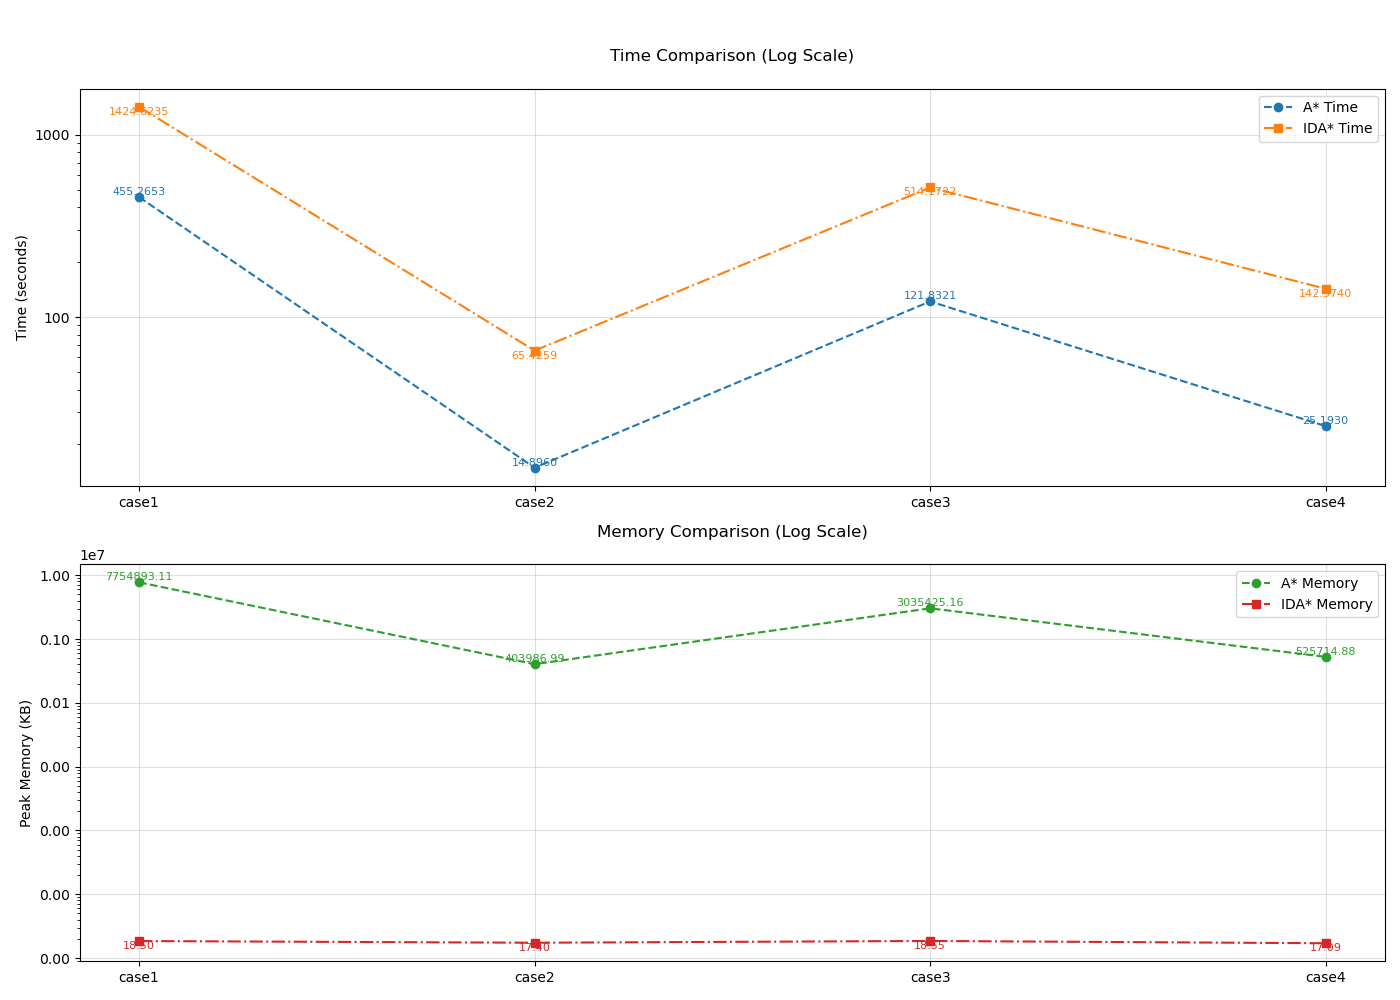

The Python source for this figure:
import matplotlib.pyplot as plt
import numpy as np
from matplotlib.ticker import ScalarFormatter

# 手动定义数据
cases = ['case1', 'case2', 'case3', 'case4']

# A*算法数据
a_star_time = [455.2653, 14.8960, 121.8321, 25.1930]
a_star_mem = [7754893.11, 403986.99, 3035425.16, 525714.88]

# IDA*算法数据
ida_star_time = [1424.6235, 65.4259, 514.1722, 142.9740]
ida_star_mem = [18.50, 17.40, 18.55, 17.09]

# 创建画布和子图
fig, (ax1, ax2) = plt.subplots(2, 1, figsize=(14, 10))

# 绘制时间对比（自动跳过NaN）
ax1.plot(cases, a_star_time, marker='o', linestyle='--', label='A* Time', color='#1f77b4')
ax1.plot(cases[:5], ida_star_time[:5], marker='s', linestyle='-.', label='IDA* Time', color='#ff7f0e')

# 在点上添加数值标签
for i, (case, t) in enumerate(zip(cases, a_star_time)):
    ax1.text(i, t, f'{t:.4f}', ha='center', va='bottom', color='#1f77b4', fontsize=8)
for i, (case, t) in enumerate(zip(cases[:5], ida_star_time[:5])):
    ax1.text(i, t, f'{t:.4f}', ha='center', va='top', color='#ff7f0e', fontsize=8)

# 设置对数刻度并禁用科学计数法
ax1.set_yscale('log')
ax1.yaxis.set_major_formatter(ScalarFormatter())
ax1.set_title('Time Comparison (Log Scale)', fontsize=12, pad=20)
ax1.set_ylabel('Time (seconds)')
ax1.grid(True, alpha=0.4)
ax1.legend()

# 绘制内存对比
ax2.plot(cases, a_star_mem, marker='o', linestyle='--', label='A* Memory', color='#2ca02c')
ax2.plot(cases[:5], ida_star_mem[:5], marker='s', linestyle='-.', label='IDA* Memory', color='#d62728')

# 在点上添加数值标签
for i, (case, m) in enumerate(zip(cases, a_star_mem)):
    ax2.text(i, m, f'{m:.2f}', ha='center', va='bottom', color='#2ca02c', fontsize=8)
for i, (case, m) in enumerate(zip(cases[:5], ida_star_mem[:5])):
    ax2.text(i, m, f'{m:.2f}', ha='center', va='top', color='#d62728', fontsize=8)

# 设置对数刻度并禁用科学计数法
ax2.set_yscale('log')
ax2.yaxis.set_major_formatter(ScalarFormatter())
ax2.set_title('Memory Comparison (Log Scale)', fontsize=12, pad=20)
ax2.set_ylabel('Peak Memory (KB)')
ax2.grid(True, alpha=0.4)
ax2.legend()

plt.suptitle('A* vs IDA* Algorithm Performance Comparison (Partial Data)', y=1.02, fontsize=14)
plt.tight_layout()
plt.savefig("random_performance.png")
